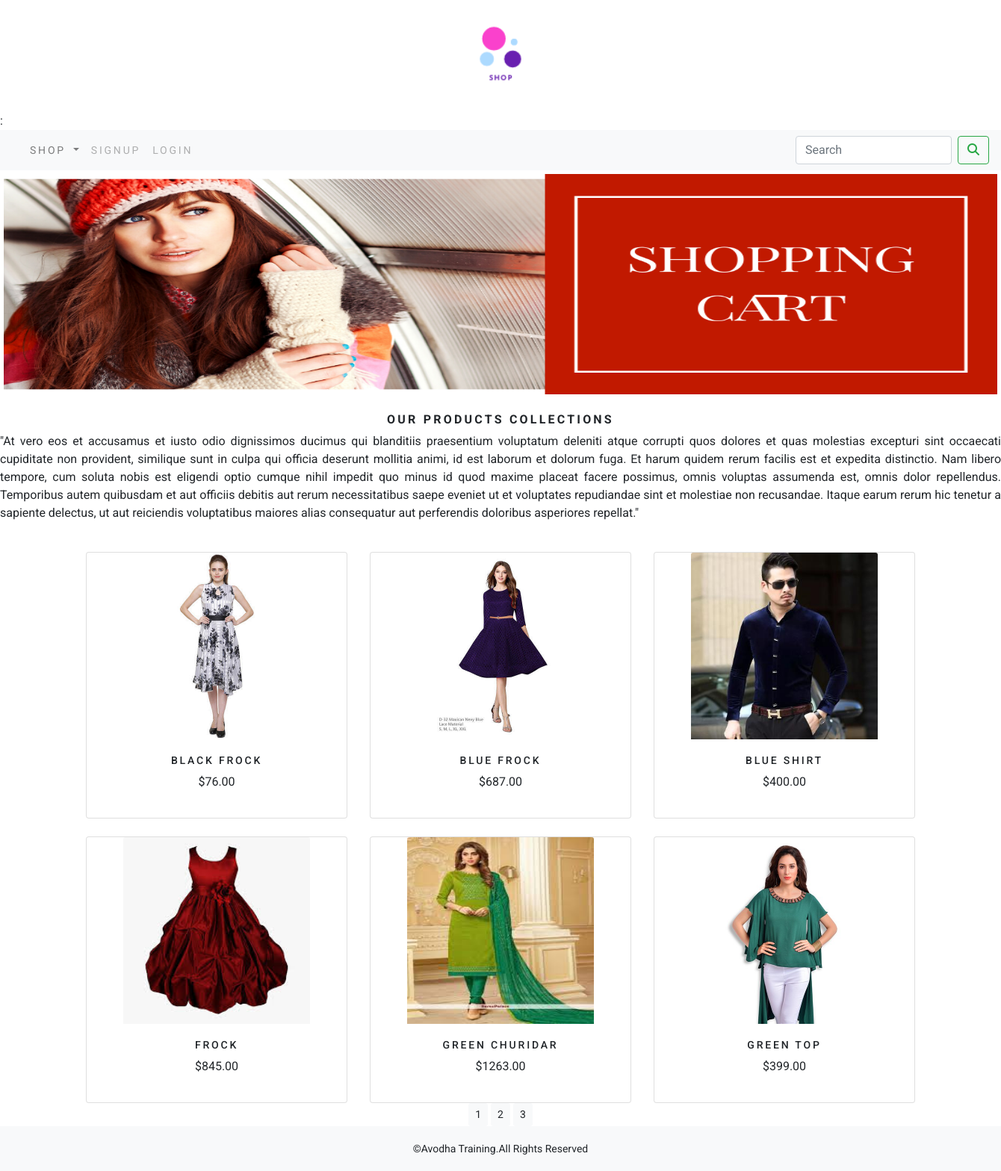
The page / on the database its author committed.
### ecommerceapp/models.py (models this page shows, shortened)
class Product(models.Model):
    name = models.CharField(max_length=250,unique=True)
    slug = models.SlugField(max_length=250,unique=True)
    desc = models.TextField(blank=True)
    image = models.ImageField(upload_to='product',blank=True)
    category = models.ForeignKey(Category,on_delete=models.CASCADE)
    price = models.DecimalField(max_digits=10,decimal_places=2)
    stock = models.IntegerField()
    available = models.BooleanField(default=True)
    created = models.DateTimeField(auto_now=True)
    updated = models.DateTimeField(auto_now=True)
    class Meta:
        ordering=('name',)
        verbose_name='product'
        verbose_name_plural='products'
    def get_url(self):
        return reverse("ecommerceapp:ProdCatDetail", args=[self.category.slug,self.slug])

### ecommerceapp/views.py (the view)
# urls.py: path('',views.allProdCat,name='allProdCat'),
def allProdCat(request,c_slug=None):
    c_page = None
    products_list = None
    if c_slug!=None:
        c_page=get_object_or_404(Category,slug=c_slug)
        products_list=Product.objects.filter(category=c_page,available=True)
    else:
        products_list=Product.objects.all().filter(available=True)
    paginator=Paginator(products_list,6)
    try:
        page=int(request.GET.get('page',1))
    except:
        page=1
    try:
        products=paginator.page(page)
    except(EmptyPage,InvalidPage):
        products=paginator.page(paginator.num_pages)
    return render(request,'category.html',{'category':c_page,'products':products})

### cart/context_processors.py (called while the page is built)
def counter(request):
    item_count=0
    if 'admin' in request.path:
        return {}
    else:
        try:
            cart=Cart.objects.filter(cartid=_cart_id(request))
            cart_items=CartItem.objects.all().filter(cart=cart[:1])
            for cart_item in cart_items:
                item_count+=cart_item.quantity
        except Cart.DoesNotExist:
            item_count=0
        return dict(item_count=item_count)

### cart/views.py (called while the page is built)
def _cart_id(request):
    cart=request.session.session_key
    if not cart:
        cart=request.session.create()
    return cart

### ecommerceapp/context_processors.py (called while the page is built)
def menu_links(request):
    links=Category.objects.all()
    return dict(links=links)

### ecommerceapp/models.py (called while the page is built)
    def get_url(self):
        return reverse("ecommerceapp:products_by_category",args=[self.slug])

### templates/category.html (shortened to what this page needs)
{% extends 'base.html' %}
{% load static %}
{% block content %}
<div class=mx-auto">
    {% if category %}
    <img class="my_image" src="{{category.image.url}}" alt="{{category.name}}">
</div><br>
<div>
    <h1 class="text-center my_title"> {{category.name}}</h1>
    <p class="text-justify">{{category.desc}}</p>
</div>
{% else %}
<div>
    <center><img class="my_image my_image_padding" src="{%static 'img/ban.png' %}" alt="" style="width:1330px;height:300px"></center>
</div>
<br>
<div>
    <h1 class="text-center my_title"> <b>Our Products Collections</b></h1>
    <p class="text-justify">"At vero eos et accusamus et iusto odio dignissimos ducimus qui blanditiis praesentium voluptatum deleniti atque corrupti quos dolores et quas molestias excepturi sint occaecati cupiditate non provident, similique sunt in culpa qui officia deserunt mollitia animi, id est laborum et dolorum fuga. Et harum quidem rerum facilis est et expedita distinctio. Nam libero tempore, cum soluta nobis est eligendi optio cumque nihil impedit quo minus id quod maxime placeat facere possimus, omnis voluptas assumenda est, omnis dolor repellendus. Temporibus autem quibusdam et aut officiis debitis aut rerum necessitatibus saepe eveniet ut et voluptates repudiandae sint et molestiae non recusandae. Itaque earum rerum hic tenetur a sapiente delectus, ut aut reiciendis voluptatibus maiores alias consequatur aut perferendis doloribus asperiores repellat."</p>
</div>
{% endif %}
<div class="container">
<div class="row max-auto">
    {% for product in products.object_list %}
   <div class="my-bottom-margin col-9 col-9 col-sm-12 col-md-4 col-lg-4"><br>
       <div class="card text-center" style="min-width: 18rem;">
           <a href="{{product.get_url}}"><img class="card-img-top my_image" src="{{product.image.url}}" style="width:250px;height:250px;" alt="{{product.name}}"></a>
           <div class="card-body">
               <h4>{{product.name}}</h4>
               <p>${{product.price}}</p>
           </div>
       </div>
   </div>
    {% endfor %}
</div>
    <div class="mx-auto">
    <div class="text-center">
    {% for pg in products.paginator.page_range %}
        <a href="?page={{pg}}" class="btn btn-light btn-sm {% if products.number == pg %} activate {% endif %}">{{pg}}</a>
        {% endfor %}
            </div>
    </div>
</div>
{% endblock %}

### templates/base.html (shortened to what this page needs)
<!DOCTYPE html>
{% load static %}
<html lang="en">
<head>
    <link rel="stylesheet" href="{% static 'css/bootstrap.min.css'%}">
    <link rel="stylesheet" href="{% static 'css/custom.css'%}">
</head>
<body>
<div>
    {% include 'header.html' %}
    {% include 'navbar.html' %}
    {% block content %}
    {% endblock %}
</div>
 {% include 'footer.html' %}
</body>
</html>

### templates/header.html
{% load static %}
<div>
    <center>
        <img src="{% static 'img/shop.png' %}" alt="This is avodha logo" style="width:150px;height:150px">
    </center>:
</div>

### templates/navbar.html (shortened to what this page needs)
<nav class="navbar navbar-expand-lg navbar-light bg-light">
  <div class="collapse navbar-collapse" id="navbarSupportedContent">
    <ul class="navbar-nav mr-auto">
           <li class="nav-item dropdown">
        <a class="nav-link dropdown-toggle" href="#" id="navbarDropdown" role="button" data-toggle="dropdown" aria-haspopup="true" aria-expanded="false">
          Shop
        </a>
      </li>
      {% if user.is_authenticated %}
         <li class="nav-item">
             <a class="nav-link disabled" href="" tabindex="-1" aria-disabled="true"><b>Hai {{user.username}}</b></a>
      </li>
 <li class="nav-item">
        <a class="nav-link disabled" href="accounts/logout" tabindex="-1" aria-disabled="true">Log out</a>
      </li>
									{% else %}
      <li class="nav-item">
        <a class="nav-link disabled" href="accounts/register" tabindex="-1" aria-disabled="true">Signup</a>
      </li>
        <li class="nav-item">
        <a class="nav-link disabled" href="accounts/login" tabindex="-1" aria-disabled="true">Login</a>
      </li>
              {% endif %}
    </ul>
    <form class="form-inline my-2 my-lg-0" action="{% url 'search_app:searchResult' %}" method="get">
      <input class="form-control mr-sm-2" type="search" placeholder="Search" aria-label="Search" name="q">
      <button class="btn btn-outline-success my-2 my-sm-0" type="submit"><i class="fas fa-search"></i></button>
    </form>
  </div>
</nav>

### templates/footer.html
<div class="footer navbar-fixed-bottom my_footer">
    <p class="text-center">&copy;Avodha Training.All Rights Reserved</p>
</div>

### static/css/custom.css (style rules this page uses)
.nav-item { letter-spacing:.2em; font-size:14px; text-transform:uppercase; }
body { font-family: 'Roboto', sans-serif; }
.my_footer { background-color:#f8f9fa; height:60px; }
.my_footer p { padding-top:20px; font-size:14px; }
.my_image { width:100%; height:auto; }
.my_title { font-size:16px; text-transform:uppercase; letter-spacing:.2em; }
.my_image_padding { padding-top:5px; }
.card-body h4 { font-size:14px; text-transform:uppercase; letter-spacing:.2em; }

### rows shown on the page
Product: image (picture), name "BLACK FROCK", price "76.00"
Product: image (picture), name "BLUE FROCK", price "687.00"
Product: image (picture), name "BLUE SHIRT", price "400.00"
Product: image (picture), name "FROCK", price "845.00"
Product: image (picture), name "GREEN CHURIDAR", price "1263.00"
Product: image (picture), name "GREEN TOP", price "399.00"

### other values the page prints
{{ pg }} "1" "2" "3"
